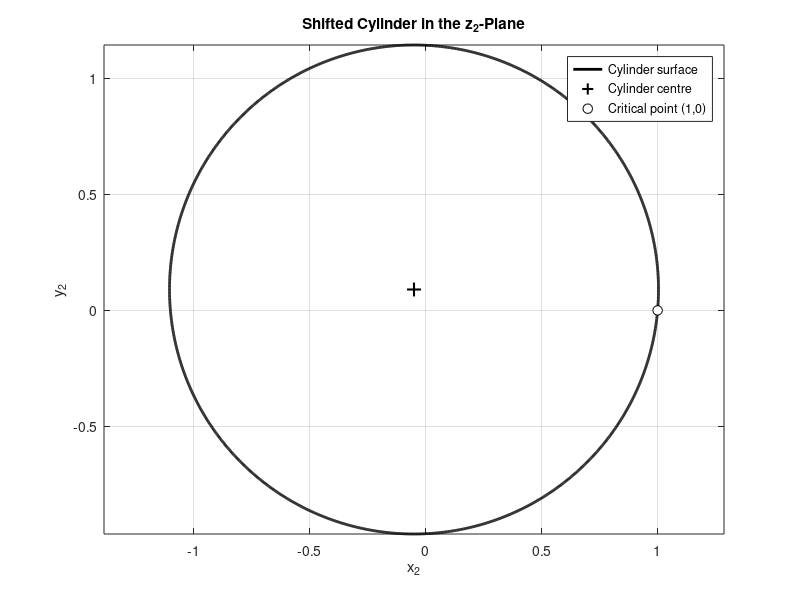
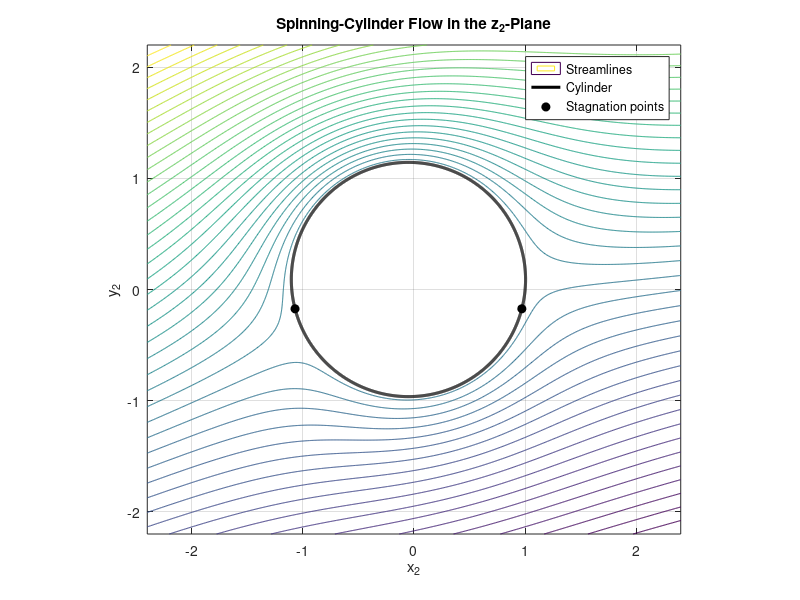
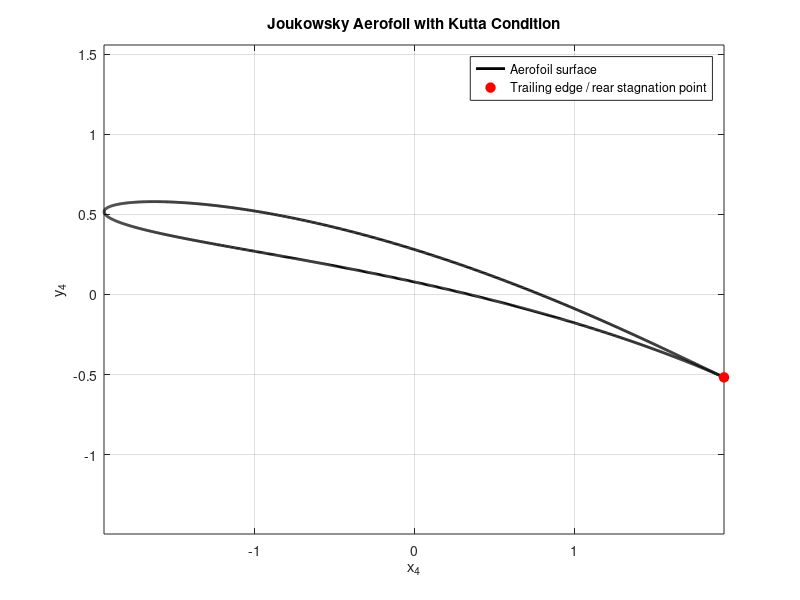
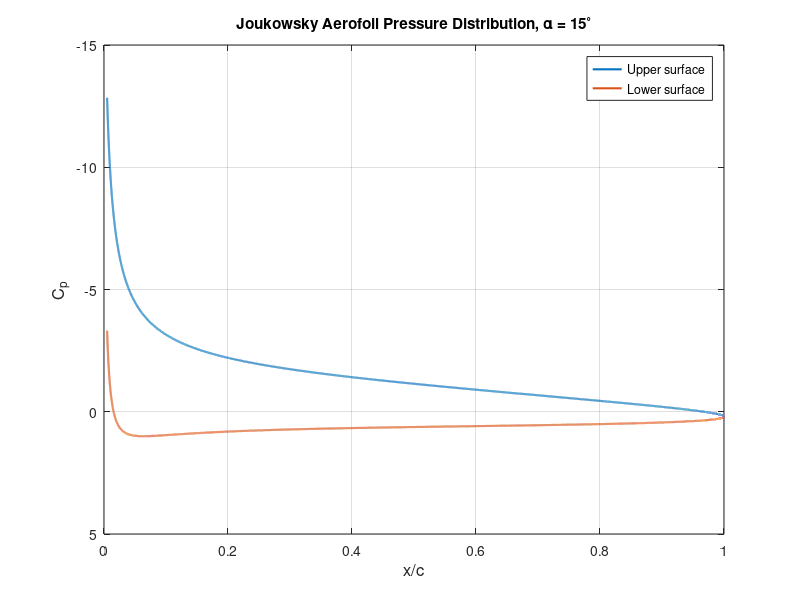

The MATLAB source for these figures, in order:
%% AERO3260 Assignment 1 - Task 2 (FINAL VERIFIED)
% Conformal mapping of a spinning cylinder to a Joukowsky aerofoil.
%
% SID = 550361509
% N7=5, N8=0, N9=9
% alpha = 15 deg
% z0 = -(N7+N8)/100 + i*N9/100 = -0.05 + 0.09i
%
% The assignment transformations are:
% z1 = z exp(i alpha)
% z2 = z1 + z0
% z3 = z2 + 1/z2
% z4 = z3 exp(-i alpha)
%
% The cylinder in the z2-plane is chosen to pass through the critical
% point z2=1, giving R=|1-z0|.

clear; close all; clc

%% Given quantities
N7=5; N8=0; N9=9;
Uinf=1;
alpha=15*pi/180;
z0=-(N7+N8)/100 + 1i*N9/100;

%% ================================================================
% TASK 2(a) - Cylinder radius
% ================================================================
R=abs(1-z0);

fprintf('\n================ TASK 2(a) ================\n');
fprintf('N7 = %d, N8 = %d, N9 = %d\n',N7,N8,N9);
fprintf('alpha = %.6f deg\n',rad2deg(alpha));
fprintf('z0 = %.6f %+.6fi\n',real(z0),imag(z0));
fprintf('Cylinder radius R = %.10f\n',R);
fprintf('Critical point = z2 = 1 + 0i\n');

%% ================================================================
% Geometry of shifted cylinder in z2-plane
% ================================================================
theta=linspace(0,2*pi,2000);
z2= z0 + R*exp(1i*theta);

% Inverse transformation to original cylinder z-plane:
% z2 = z*exp(i alpha)+z0
z = (z2-z0).*exp(-1i*alpha);

% Joukowsky transformation
z1=z.*exp(1i*alpha);
z2_check=z1+z0;
z3=z2_check+1./z2_check;
z4=z3.*exp(-1i*alpha);

% Transformation consistency check
fprintf('Transformation check max |z2-z2_check| = %.3e\n',...
    max(abs(z2-z2_check)));

figure('Color','w');
plot(real(z2),imag(z2),'k','LineWidth',2); hold on
plot(real(z0),imag(z0),'k+','MarkerSize',10,'LineWidth',1.5)
plot(1,0,'ko','MarkerFaceColor','w','MarkerSize',7)
axis equal; grid on; box on
xlabel('x_2'); ylabel('y_2')
title('Shifted Cylinder in the z_2-Plane')
legend('Cylinder surface','Cylinder centre','Critical point (1,0)',...
    'Location','best')

%% ================================================================
% TASK 2(b) - Spinning cylinder, Gamma = pi U R
% ================================================================
Gamma_b=pi*Uinf*R;

% Cylinder polar angle measured from its centre:
% V_theta = -2 U sin(theta) - Gamma/(2 pi R)
% Stagnation: sin(theta) = -Gamma/(4 pi U R) = -1/4
theta_stag1=asin(-Gamma_b/(4*pi*Uinf*R));
theta_stag2=pi-theta_stag1;

z2_stag1=z0+R*exp(1i*theta_stag1);
z2_stag2=z0+R*exp(1i*theta_stag2);

fprintf('\n================ TASK 2(b) ================\n');
fprintf('Assumed Gamma = pi Uinf R = %.10f\n',Gamma_b);
fprintf('Stagnation angle 1 = %.8f deg\n',rad2deg(theta_stag1));
fprintf('Stagnation angle 2 = %.8f deg\n',rad2deg(theta_stag2));
fprintf('Stagnation point 1 = %.8f %+.8fi\n',...
    real(z2_stag1),imag(z2_stag1));
fprintf('Stagnation point 2 = %.8f %+.8fi\n',...
    real(z2_stag2),imag(z2_stag2));

% Streamfunction of the spinning cylinder.
% The complex potential is written in the original z-plane.
zc=z;
psi_b=Uinf*imag(zc + R^2./zc + ...
    1i*Gamma_b/(2*pi*Uinf).*log(zc));

% For a flow-field plot, evaluate psi on a z2-plane Cartesian grid.
x2v=linspace(-2.4,2.4,700);
y2v=linspace(-2.2,2.2,650);
[X2,Y2]=meshgrid(x2v,y2v);

% z = (z2-z0) exp(-i alpha)
Z2=X2+1i*Y2;
Z=(Z2-z0).*exp(-1i*alpha);

Psi=Uinf*imag(Z + R^2./Z + ...
    1i*Gamma_b/(2*pi*Uinf).*log(Z));

% Mask the cylinder interior.
inside=abs(Z2-z0)<=R;
Psi(inside)=NaN;

figure('Color','w');
contour(X2,Y2,Psi,45,'LineWidth',0.75); hold on
plot(real(z2),imag(z2),'k','LineWidth',2.2)
plot(real([z2_stag1 z2_stag2]),imag([z2_stag1 z2_stag2]),...
    'ko','MarkerFaceColor','k','MarkerSize',6)
axis equal; xlim([-2.4 2.4]); ylim([-2.2 2.2])
grid on; box on
xlabel('x_2'); ylabel('y_2')
title('Spinning-Cylinder Flow in the z_2-Plane')
legend('Streamlines','Cylinder','Stagnation points',...
    'Location','best')

%% ================================================================
% TASK 2(c) - Kutta condition
% ================================================================
% The trailing edge is generated by the critical point z2=1.
% Its preimage in the original z-plane is:
z_TE=(1-z0).*exp(-1i*alpha);
theta_TE=angle(z_TE);

% For the cylinder surface:
% dw/dz = U(1-R^2/z^2) + i Gamma/(2 pi z)
% At the critical point the numerator must vanish.
% This gives:
% Gamma = -4 pi R U sin(theta_TE)
Gamma_Kutta=-4*pi*R*Uinf*sin(theta_TE);

z2_TE=1+0i;
z3_TE=z2_TE+1/z2_TE;
z4_TE=z3_TE*exp(-1i*alpha);

fprintf('\n================ TASK 2(c) ================\n');
fprintf('Cylinder TE preimage z_TE = %.10f %+.10fi\n',...
    real(z_TE),imag(z_TE));
fprintf('theta_TE = %.8f deg\n',rad2deg(theta_TE));
fprintf('Kutta circulation Gamma = %.10f\n',Gamma_Kutta);
fprintf('Mapped trailing edge z4_TE = %.10f %+.10fi\n',...
    real(z4_TE),imag(z4_TE));

% Generate transformed aerofoil.
z2a=z0+R*exp(1i*theta);
z1a=z2a;
za=(z1a-z0).*exp(-1i*alpha);
z3a=z2a+1./z2a;
z4a=z3a.*exp(-1i*alpha);

% Mark stagnation points after mapping for visual Kutta verification.
% The rear stagnation point is the one at the TE when Gamma=Gamma_Kutta.
figure('Color','w');
plot(real(z4a),imag(z4a),'k','LineWidth',2); hold on
plot(real(z4_TE),imag(z4_TE),'ro','MarkerFaceColor','r','MarkerSize',7)
axis equal; grid on; box on
xlabel('x_4'); ylabel('y_4')
title('Joukowsky Aerofoil with Kutta Condition')
legend('Aerofoil surface','Trailing edge / rear stagnation point',...
    'Location','best')

%% ================================================================
% Verify Kutta condition directly
% ================================================================
dwdz_TE=Uinf*(1-R^2/z_TE^2 + ...
    1i*Gamma_Kutta/(2*pi*Uinf*z_TE));

fprintf('Kutta numerator |dw/dz| at TE = %.3e\n',abs(dwdz_TE));

%% ================================================================
% TASK 2(d) - Pressure coefficient
% ================================================================
% The physical aerofoil surfaces are separated by the cylinder parameter
% intervals between the trailing-edge preimage and leading-edge preimage.
% Surface classification is made relative to the aerofoil chord, NOT by
% global y4, because the aerofoil is rotated by alpha.
%
% The Joukowsky mapping has critical points at z2 = +1 and z2 = -1.
% The Kutta condition removes the trailing-edge singularity at z2 = +1.
% The inviscid leading-edge velocity remains singular, so Cp tends to
% -infinity as the exact leading edge is approached.  The plot therefore
% omits only a tiny neighbourhood of the leading edge.

Gamma = Gamma_Kutta;

% Dense cylinder parameter
thetaCp=linspace(0,2*pi,40001);
z2Cp=z0+R*exp(1i*thetaCp);
zCp=(z2Cp-z0).*exp(-1i*alpha);
z4Cp=(z2Cp+1./z2Cp).*exp(-1i*alpha);

% Complex velocity in physical z4 plane
dwdz=Uinf*(1-R^2./zCp.^2 + ...
    1i*Gamma./(2*pi*Uinf*zCp));
denom=1-1./z2Cp.^2;

% Avoid the exact critical points in the numerical evaluation.
valid=abs(z2Cp-1)>1e-7 & abs(z2Cp+1)>1e-7;

VJ_complex=dwdz(valid)./denom(valid);
CpAll=1-abs(VJ_complex/Uinf).^2;
z4All=z4Cp(valid);
z2All=z2Cp(valid);
thetaAll=thetaCp(valid);

% ----------------------------------------------------------------
% Physical chord geometry
% ----------------------------------------------------------------
z2_LE=-1+0i;
z2_TE= 1+0i;

z4_LE=(z2_LE+1/z2_LE)*exp(-1i*alpha);
z4_TE=(z2_TE+1/z2_TE)*exp(-1i*alpha);

chordVec=z4_TE-z4_LE;
c=abs(chordVec);
eChord=chordVec/c;

% Positive normal corresponds to the upper side of the aerofoil.
eNormal=[-imag(eChord), real(eChord)];

% Coordinates measured from leading edge:
dr=z4All-z4_LE;
xc=real(dr*conj(eChord))/c;
yc=real(dr)*eNormal(1)+imag(dr)*eNormal(2);

% Small leading-edge exclusion for a finite, readable Cp plot.
LE_plot_cut=0.005;
plotValid=xc>=LE_plot_cut & xc<=1+1e-10;

% ----------------------------------------------------------------
% Correct physical surface identification
% ----------------------------------------------------------------
% IMPORTANT: Do NOT classify the two aerofoil surfaces using the sign
% of yc.  The mapped aerofoil is cambered, so the lower surface can
% lie above the chord line over part of the chord.  The two physical
% surfaces are instead identified by the two arcs of the cylinder
% between the leading-edge and trailing-edge preimages.

% Cylinder-plane polar angles of the two critical points.
theta_TE_cyl = mod(angle(1-z0),2*pi);
theta_LE_cyl = mod(angle(-1-z0),2*pi);

% For this mapping, the arc containing theta=0 maps to the upper
% aerofoil surface, while the complementary arc maps to the lower
% surface.  With the present geometry: LE = 185.41 deg,
% TE = 355.10 deg in the z2-plane.
lowerArc = (thetaAll >= theta_LE_cyl) & (thetaAll <= theta_TE_cyl);
upperArc = ~lowerArc;

upper = upperArc & plotValid;
lower = lowerArc & plotValid;

xu=xc(upper); cpu=CpAll(upper);
xl=xc(lower); cpl=CpAll(lower);

% Sort each physical surface from leading edge to trailing edge.
[xu,iu]=sort(xu); cpu=cpu(iu);
[xl,il]=sort(xl); cpl=cpl(il);

fprintf('\n================ TASK 2(d) ================\n');
fprintf('Chord length c = %.10f\n',c);
fprintf('Leading edge z4_LE = %.10f %+.10fi\n',real(z4_LE),imag(z4_LE));
fprintf('Trailing edge z4_TE = %.10f %+.10fi\n',real(z4_TE),imag(z4_TE));
fprintf('Leading-edge plot cut x/c = %.4f\n',LE_plot_cut);
fprintf('Cylinder LE angle = %.8f deg\n',rad2deg(theta_LE_cyl));
fprintf('Cylinder TE angle = %.8f deg\n',rad2deg(theta_TE_cyl));
fprintf('Upper-surface points = %d\n',numel(cpu));
fprintf('Lower-surface points = %d\n',numel(cpl));
fprintf('Finite Cp check = %d\n',all(isfinite([cpu(:);cpl(:)])));

CpPlot=[cpu(:); cpl(:)];
fprintf('Finite plotted Cp minimum = %.8f\n',min(CpPlot));
fprintf('Finite plotted Cp maximum = %.8f\n',max(CpPlot));

% Values closest to the trailing edge on each surface
fprintf('Upper-surface TE Cp = %.8f\n',cpu(end));
fprintf('Lower-surface TE Cp = %.8f\n',cpl(end));
fprintf('TE Cp difference = %.3e\n',abs(cpu(end)-cpl(end)));

% Direct Kutta check at the cylinder preimage
dwdz_TE=Uinf*(1-R^2/z_TE^2 + ...
    1i*Gamma/(2*pi*Uinf*z_TE));
fprintf('Direct Kutta check |dw/dz| at TE = %.3e\n',abs(dwdz_TE));

%% Report-quality Cp plot in x/c coordinates
figure('Color','w');
plot(xu,cpu,'LineWidth',1.5); hold on
plot(xl,cpl,'LineWidth',1.5)
set(gca,'YDir','reverse')
grid on; box on
xlabel('x/c','FontSize',12)
ylabel('C_p','FontSize',12)
title('Joukowsky Aerofoil Pressure Distribution, \alpha = 15^\circ')
legend('Upper surface','Lower surface','Location','best')
xlim([0 1])

%% Final aerofoil geometry in chord coordinates
% Convert mapped coordinates into chord-normalised coordinates.
drAll=z4Cp-z4_LE;
xGeom=real(drAll*conj(eChord))/c;
yGeom=real(drAll)*eNormal(1)+imag(drAll)*eNormal(2);

figure('Color','w');
plot(xGeom,yGeom,'k','LineWidth',2); hold on
plot(1,0,'ro','MarkerFaceColor','r','MarkerSize',7)
axis equal; grid on; box on
xlabel('x/c','FontSize',12)
ylabel('y/c','FontSize',12)
title('Final Joukowsky Aerofoil Geometry')
legend('Aerofoil surface','Trailing edge','Location','best')
xlim([-0.02 1.02])

fprintf('============================================\n\n');
